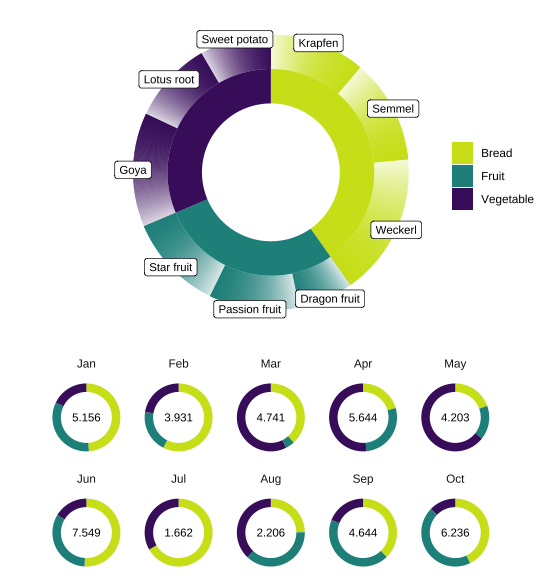

Write R code to recreate this figure.
library(plyr)
library(tidyverse)
library(ggplot2)
library(showtext)
library(ggnewscale)
library(ggrepel)

# create df
donut_df <- data.frame(
  category = sample(c("Fruit", "Vegetable", "Bread"), size = 80, replace = TRUE), 
  amount = sample(50:1000, size = 80, replace = FALSE), 
  month = sample(1:10, size = 80, replace = TRUE),
  item = "item"
)

donut_df <- donut_df %>% mutate(item = case_when(
  category == "Fruit" ~ sample(c("Star fruit", "Dragon fruit", "Passion fruit"), size = 80, replace = TRUE),
  category == "Vegetable" ~ sample(c("Sweet potato", "Lotus root", "Goya"), size = 80, replace = TRUE),
  category == "Bread" ~ sample(c("Semmel", "Krapfen", "Weckerl"), size = 80, replace = TRUE)
))


# prepare df for outside donut/donut1
donut1 <- donut_df %>%
  group_by(item) %>%
  dplyr::summarise(total = sum(amount)) %>%
  data.frame()

donut1 <- donut1 %>%
  mutate(fraction = total/sum(total)) %>%
  # so items show up according to alphabetical order of 'category' superset
  mutate(item2 = recode(item,  "Star fruit" = "y_Star fruit", "Dragon fruit" = "y_Dragon fruit", "Passion fruit" = "y_Passion fruit", "Sweet potato" = "z_Sweet potato", "Lotus root" = "z_Lotus root", "Goya" = "z_Goya" ))
donut1$item2 <- as.character(donut1$item2)
donut1 = donut1[order(donut1$item2), ]
donut1 <- donut1 %>%
  mutate(ymax = cumsum(donut1$fraction))
donut1 <- donut1 %>%
  mutate(ymin = c(0, head(donut1$ymax, n = -1))) #ymax of previous row

# calculate a first ymin/ymax in order to get label_pos; overwrite later to make gradient for plot
donut1 <- donut1 %>%
  mutate(label = paste0(donut1$item), 
         label_pos = (ymax + ymin)/2)  

# cut up ymin and ymax into "N" portions to create gradient 
N <- 100
donut1plot <- data.frame(
  total = rep(donut1$total, each = N),
  item2 = rep(donut1$item2, each = N),
  label = rep(donut1$label, each = N),
  label_pos = rep(donut1$label_pos, each = N),
  ymin = c(0,
           seq(0.00, 0.1121987, length = N), #get these values from donut1
           seq(0.1121987, 0.2348386, length = N),
           seq(0.2348386, 0.4020273, length = N),
           seq(0.4020273, 0.4665884, length = N),
           seq(0.4665884, 0.5726964, length = N),
           seq(0.5726964, 0.6860045, length = N),
           seq(0.6860045, 0.8196728, length = N),
           seq(0.8196728, 0.9159053, length = N),
           seq(0.9159053, 1.00, length = N)[-N]),
  ymax = c(seq(0.00, 0.1121987, length = N)[-1],
           seq(0.1121987, 0.2348386, length = N),
           seq(0.2348386, 0.4020273, length = N),
           seq(0.4020273, 0.4665884, length = N),
           seq(0.4665884, 0.5726964, length = N),
           seq(0.5726964, 0.6860045, length = N),
           seq(0.6860045, 0.8196728, length = N),
           seq(0.8196728, 0.9159053, length = N),
           seq(0.9159053, 1.00, length = N),
           1.00)) 
# split by item2 and create column 'alpha' for each subset
donut1plot <- plyr::ddply(donut1plot, .(item2), transform, 
                          alpha = c(0, seq(0.00, 1.00, length = N)[-N]))


# prepare df for inside donut/donut2
donut2 <- donut_df %>%
  group_by(category) %>%
  dplyr::summarise(total = sum(amount)) %>%
  data.frame()

donut2$category <- as.character(donut2$category)
donut2 <- with(donut2, donut2[order(category), ]) 

donut2 <- donut2 %>%
  mutate(fraction = total/sum(total))
donut2 <- donut2 %>%
  mutate(ymax = cumsum(donut2$fraction)) 
donut2 <- donut2 %>%
  mutate(ymin = c(0, head(donut2$ymax, n = -1)), #ymax of previous row
         label = paste0(donut2$category), 
         label_pos = (ymax + ymin)/2) 


# to use colorbrewer
# library(RColorBrewer)
# display.brewer.all(n = NULL, type = "qual", colorblindFriendly = TRUE)
# brewer.pal(n = 6, name = "Dark2")

# to get viridis #codes 
# library(scales)
# show_col(viridis_pal()(6))

# use same colours for items in same category
fill_scheme <- c("#CFE11CFF","#CFE11CFF","#CFE11CFF","#21908CFF", "#21908CFF", "#21908CFF", "#481B6DFF", "#481B6DFF", "#481B6DFF") #for donut1plot/ outer
fill_scheme2 <- c("#CFE11CFF", "#21908CFF", "#481B6DFF") #for donut2/inner

showtext_auto()
# theme_void()$plot.margin


# plot main donut
p1 = ggplot() +
  geom_rect(data = donut1plot, aes(fill = item2, 
                                   ymax = ymax, ymin = ymin,
                                   xmax = 4, xmin = 3, alpha = alpha)) +
  scale_fill_manual(values = fill_scheme) +
  guides(fill = "none") +
  new_scale_fill() + #start new colour scale
  geom_rect(data = donut2, aes(fill = category, ymax = ymax, ymin = ymin,
                               xmax = 3, xmin = 2)) +
  scale_fill_manual(values = fill_scheme2, labels = donut2$category) +
  theme(legend.position = NULL) +
  coord_polar(theta = "y") +
  xlim(c(0, 4)) +
  guides(alpha = "none") +
  geom_label_repel(data = donut1, x = 4, 
                   aes(y = label_pos, label = label),
                   size = 3, 
                   nudge_y = 1, # hor distance between labels reqd
                   direction = "x", point.size = NA, show.legend = FALSE) +
  theme_void() +
  theme(plot.margin = margin(t = 0, r = 0, b = 0, l = 2.5, unit = "cm"), 
        legend.title = element_blank())
p1

# clean df for facet plots
facet_data <- donut_df %>%
  group_by(month, category) %>%
  dplyr::summarise(total = sum(amount)) %>%
  data.frame()

facet_data$category <- as.character(facet_data$category)
facet_data <- with(facet_data, facet_data[order(month, category), ]) 
# get donut coordinates for each month
facet_data <- plyr::ddply(facet_data, .(month), transform, fraction = total/sum(total))
facet_data <- plyr::ddply(facet_data, .(month), transform, 
                          ymax = cumsum(fraction))
facet_data <- plyr::ddply(facet_data, .(month), transform, 
                          ymin = c(0, head(ymax, n = -1)))


# data for annotating: need to use geom_text
facet_text <- data.frame(
  month = 1:10)
facet_text <- facet_data %>%
  group_by(month) %>%
  dplyr::summarise(total = sum(total)) %>%
  round() %>%
  inner_join(facet_text, by = "month")
facet_text$total <- prettyNum(as.numeric(facet_text$total), 
                              big.mark = ".", decimal.mark = ",")

# facet labels
facet_labels <- c("1" = "Jan", "2" = "Feb", "3" = "Mar", 
                  "4" = "Apr", "5" = "May", "6" = "Jun", 
                  "7" = "Jul", "8" = "Aug", "9" = "Sep", "10" = "Oct")


p2 = ggplot() +
  geom_rect(data = facet_data, aes(fill = category, ymax = ymax, ymin = ymin,
                                   xmax = 4, xmin = 3)) +
  facet_wrap(~month, ncol = 5, labeller = as_labeller(facet_labels)) +
  scale_fill_manual(values = fill_scheme2) +
  coord_polar(theta = "y") +
  xlim(c(0, 4)) +
  guides(alpha = "none", fill = "none") +
  geom_text(data = facet_text, mapping = aes(x = 0, y = 0, label = total), 
            size = 3) + # annotate: x and y are 0 because polar
  theme_classic() + 
  theme(legend.title = element_blank(),
        panel.grid = element_blank(),
        strip.background = element_blank()) +
  theme(axis.text = element_blank(),
        axis.ticks = element_blank(), 
        axis.line = element_blank(), 
        axis.title = element_blank())
p2

# combine plots
# vertical
plot_ver <- plot_grid(p1, p2, ncol = 1, rel_heights = c(1, 0.7))
plot_ver

# horizontal with shared legend at bottom
# first plot p1 without legend
combined_plot <- plot_grid(p1, p2, ncol = 2)
legend <- get_legend(
  p1 +
    theme(legend.direction = "horizontal")
)
plot_hor <- plot_grid(combined_plot, legend, ncol = 1, rel_heights = c(1, 0.1))
plot_hor

# main references
# https://stackoverflow.com/questions/13615562/ggplot-donut-chart
# https://stackoverflow.com/questions/43593378/add-color-gradient-to-geom-rect-in-r 
# https://ggrepel.slowkow.com/articles/examples.html
# https://stackoverflow.com/questions/11889625/annotating-text-on-individual-facet-in-ggplot2


# notes
# since ggplot doesn't allow two scale_fill_manual (e.g. here to add an outline colour for each donut segment), add a second colour scale using the second aes (col = type), especially for line geom 
# check out citation("ggnewscale")
